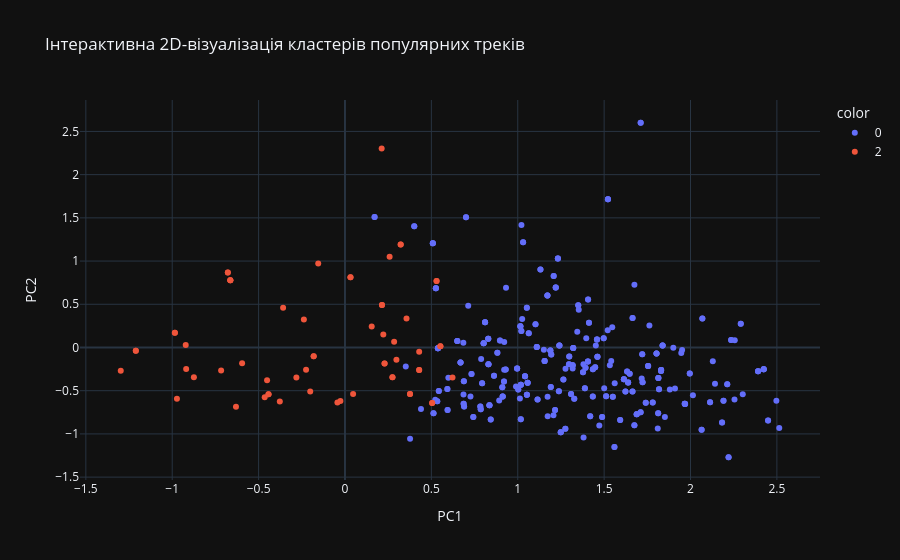

Notebook source saved alongside this figure:
### Markdown cell above
Візуалізуємо в 2D

### Code cell
popular_scaled = scaler.transform(popular_df[features])
popular_pca_2 = pca_2.transform(popular_scaled)
popular_clusters = kmeans.predict(popular_scaled)

popular_vis_2 = pd.DataFrame(popular_pca_2, columns = ['PC1', 'PC2'])
popular_vis_2['cluster'] = popular_clusters
popular_vis_2['track_name'] = popular_df['track_name'].values
popular_vis_2['artist_name'] = popular_df['artist_name'].values
popular_vis_2['popularity'] = popular_df['popularity'].values

plt.figure(figsize = (10, 5))
sns.scatterplot(data = popular_vis_2, x = 'PC1', y = 'PC2', hue = "cluster", palette = "tab10")
plt.title("Кластери популярних треків у просторі 2 головних компонент:")
plt.grid(True)
plt.show()

fig = px.scatter(popular_vis_2, x = "PC1", y = "PC2", color = popular_vis_2['cluster'].astype(str), hover_data = ['track_name', 'artist_name', 'popularity'], title = "Інтерактивна 2D-візуалізація кластерів популярних треків")
fig.show()

### Figure 1 — Plotly figure (JSON) as saved in the notebook; plotly's stock layout.template omitted (floating-point values rounded to 4 significant figures; data arrays with more than 128 entries replaced by an {"elided": "..."} marker saying what was removed)
{"data": [{"customdata": {"elided": "355x3 mixed values"}, "hovertemplate": "color=0<br>PC1=%{x}<br>PC2=%{y}<br>track_name=%{customdata[0]}<br>artist_name=%{customdata[1]}<br>popularity=%{customdata[2]}<extra></extra>", "legendgroup": "0", "marker": {"color": "#636efa", "symbol": "circle"}, "mode": "markers", "name": "0", "orientation": "v", "showlegend": true, "x": {"elided": "355 float values"}, "xaxis": "x", "y": {"elided": "355 float values"}, "yaxis": "y", "type": "scatter"}, {"customdata": {"elided": "62x3 mixed values"}, "hovertemplate": "color=2<br>PC1=%{x}<br>PC2=%{y}<br>track_name=%{customdata[0]}<br>artist_name=%{customdata[1]}<br>popularity=%{customdata[2]}<extra></extra>", "legendgroup": "2", "marker": {"color": "#EF553B", "symbol": "circle"}, "mode": "markers", "name": "2", "orientation": "v", "showlegend": true, "x": [-0.6781, -0.9847, 0.3224, 0.03185, 0.2292, 0.3764, -0.1812, -0.4425, 0.2141, 0.2748, 0.53, -0.6636, 0.5523, 0.356, -0.1549, 0.2977, 0.4294, 0.53, -0.9219, -0.6636, 0.5523, -0.6781, 0.2845, -0.9847, 0.3224, -0.4647, 0.2292, 0.03185, -0.1812, 0.3764, 0.04698, -0.631, 0.4294, -0.4425, -0.2012, 0.2124, 0.2141, 0.2583, -0.6636, -0.04377, -0.9728, -0.2379, -0.3581, -0.4509, 0.6224, -0.5955, -0.2814, -0.7169, -0.02644, -0.9193, 0.5047, -0.2252, -1.211, 0.2748, 0.4295, -0.8746, 0.2219, 0.1547, -1.211, -0.3772, 0.5047, -1.298], "xaxis": "x", "y": [0.8685, 0.1702, 1.192, 0.8113, -0.1843, -0.5384, -0.1003, -0.5413, 0.4915, -0.3435, 0.7706, 0.7788, 0.01486, 0.3352, 0.9711, -0.1421, -0.2605, 0.7706, 0.02852, 0.7788, 0.01486, 0.8685, 0.06696, 0.1702, 1.192, -0.5758, -0.1843, 0.8113, -0.1003, -0.5384, -0.5367, -0.686, -0.2605, -0.5413, -0.5078, 2.303, 0.4915, 1.049, 0.7788, -0.636, -0.5937, 0.3252, 0.4605, -0.3788, -0.3469, -0.1815, -0.3475, -0.2669, -0.6203, -0.2494, -0.6431, -0.2569, -0.03801, -0.3435, -0.04937, -0.3431, 0.1498, 0.2431, -0.03801, -0.626, -0.6431, -0.2693], "yaxis": "y", "type": "scatter"}], "layout": {"xaxis": {"anchor": "y", "domain": [0.0, 1.0], "title": {"text": "PC1"}}, "yaxis": {"anchor": "x", "domain": [0.0, 1.0], "title": {"text": "PC2"}}, "legend": {"title": {"text": "color"}, "tracegroupgap": 0}, "title": {"text": "Інтерактивна 2D-візуалізація кластерів популярних треків"}}}
